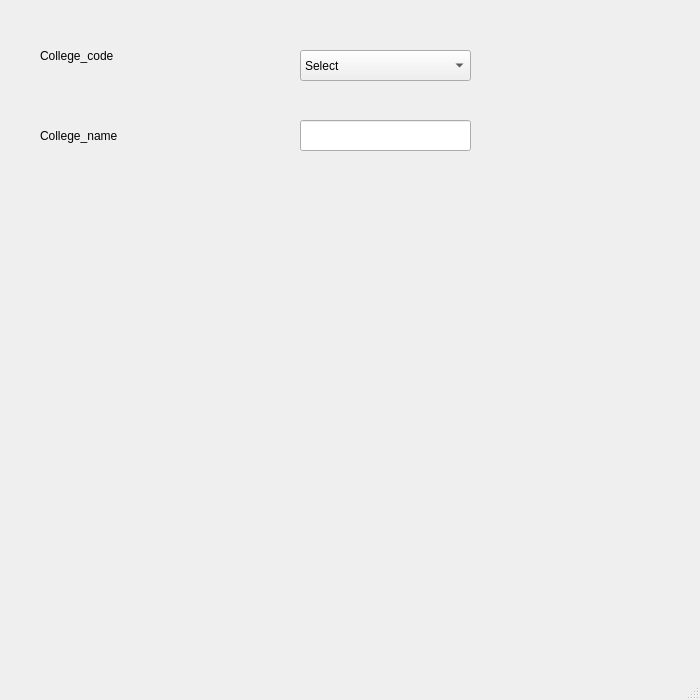
<?xml version="1.0" encoding="UTF-8"?>
<ui version="4.0">
 <class>passing</class>
 <widget class="QMainWindow" name="passing">
  <property name="geometry">
   <rect>
    <x>0</x>
    <y>0</y>
    <width>700</width>
    <height>700</height>
   </rect>
  </property>
  <property name="maximumSize">
   <size>
    <width>700</width>
    <height>700</height>
   </size>
  </property>
  <property name="windowTitle">
   <string>admission</string>
  </property>
  <widget class="QWidget" name="centralwidget">
   <widget class="QLabel" name="label">
    <property name="geometry">
     <rect>
      <x>40</x>
      <y>40</y>
      <width>141</width>
      <height>31</height>
     </rect>
    </property>
    <property name="styleSheet">
     <string notr="true">font: 12pt &quot;MS Shell Dlg 2&quot;;
font: 12pt &quot;MS Shell Dlg 2&quot;;</string>
    </property>
    <property name="text">
     <string>College_code</string>
    </property>
   </widget>
   <widget class="QLabel" name="label_2">
    <property name="geometry">
     <rect>
      <x>40</x>
      <y>120</y>
      <width>131</width>
      <height>31</height>
     </rect>
    </property>
    <property name="styleSheet">
     <string notr="true">font: 12pt &quot;MS Shell Dlg 2&quot;;</string>
    </property>
    <property name="text">
     <string>College_name</string>
    </property>
   </widget>
   <widget class="QComboBox" name="comboBox">
    <property name="geometry">
     <rect>
      <x>300</x>
      <y>50</y>
      <width>171</width>
      <height>31</height>
     </rect>
    </property>
    <property name="styleSheet">
     <string notr="true">font: 12pt &quot;MS Shell Dlg 2&quot;;</string>
    </property>
    <item>
     <property name="text">
      <string>Select</string>
     </property>
    </item>
   </widget>
   <widget class="QLineEdit" name="lineEdit">
    <property name="geometry">
     <rect>
      <x>300</x>
      <y>120</y>
      <width>171</width>
      <height>31</height>
     </rect>
    </property>
    <property name="styleSheet">
     <string notr="true">font: 12pt &quot;MS Shell Dlg 2&quot;;</string>
    </property>
   </widget>
  </widget>
  <widget class="QStatusBar" name="statusbar"/>
 </widget>
 <resources/>
 <connections/>
</ui>
